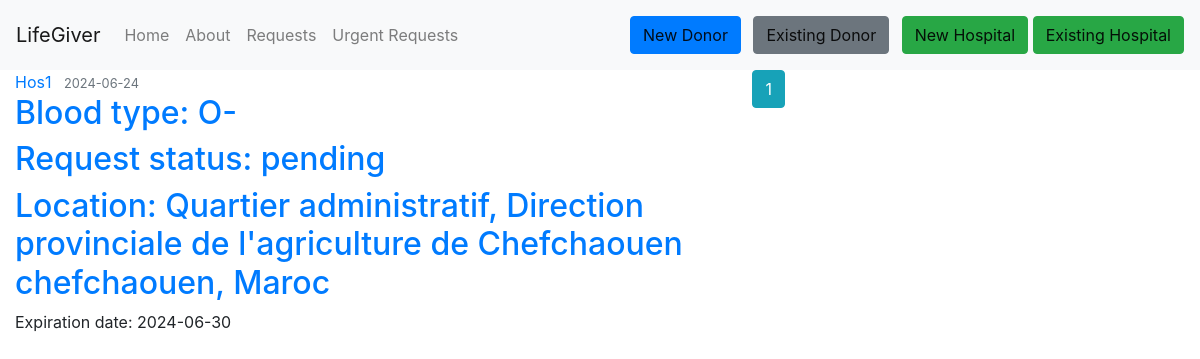
The page /requests on the database as committed earlier.
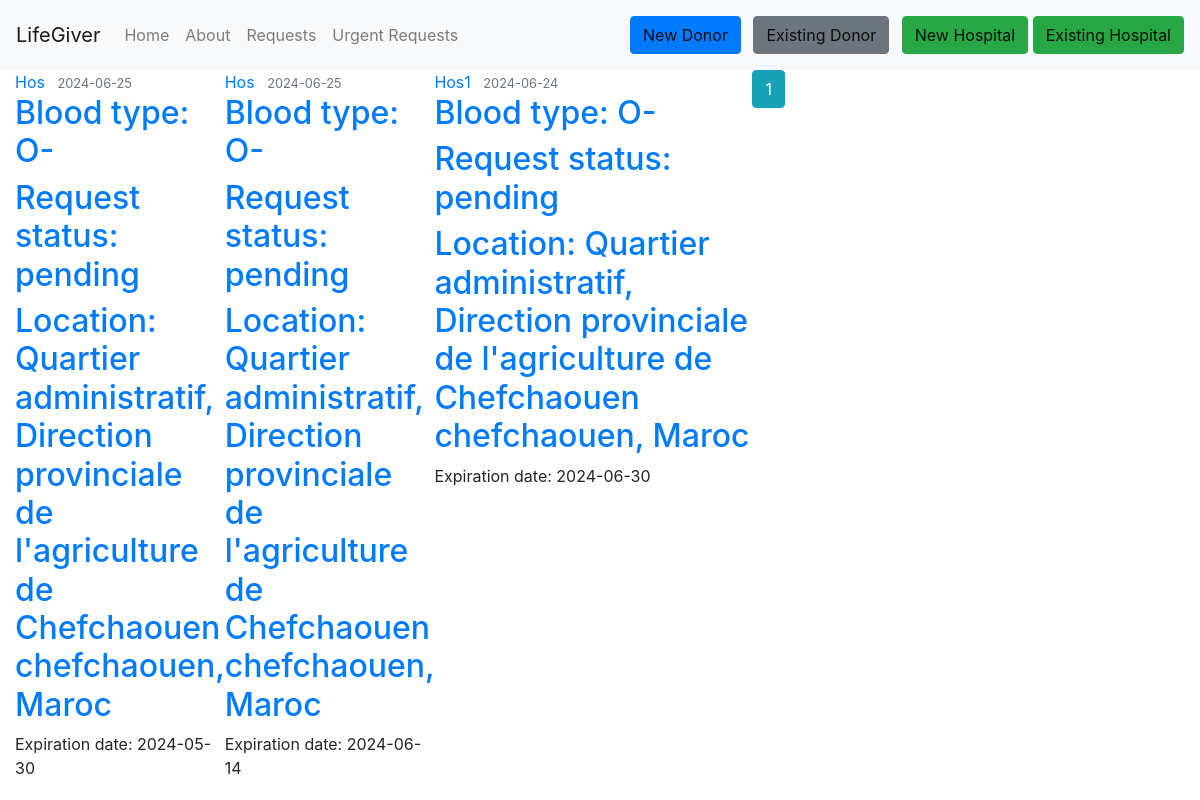
The same page on the database as committed later.
### Lifegiver_test/lifegiver/models.py (models this page shows, shortened)
class DonationRequest(db.Model):
    id = db.Column(db.Integer, primary_key=True)
    hospital_id = db.Column(db.Integer, db.ForeignKey('hospital.id'), nullable=False)
    blood_type = db.Column(db.Enum('O-', 'O+', 'A-', 'A+', 'B-', 'B+', 'AB-', 'AB+'), nullable=False)
    request_date = db.Column(db.DateTime, nullable=False, default=datetime.now)
    status = db.Column(db.Enum('pending', 'fulfilled', 'failed'), nullable=False)
    expiration_date = db.Column(db.DateTime, nullable=False, default=lambda: datetime.now() + timedelta(days=90))
    request_donations = db.relationship('UserDonation', backref='donation_request', lazy=True)

class Hospital(db.Model, UserMixin):
    __tablename__ = 'hospital'
    id = db.Column(db.Integer, primary_key=True)
    name = db.Column(db.String(225), nullable=False)
    image_file = db.Column(db.String(20), nullable=False, default='default1.png')
    street = db.Column(db.String(500), nullable=True)
    city = db.Column(db.String(100), nullable=True)
    province = db.Column(db.String(100), nullable=True)
    zip_code = db.Column(db.String(45), nullable=True)
    country = db.Column(db.String(100), nullable=True)
    phone_number = db.Column(db.String(45), nullable=False)
    email = db.Column(db.String(125), unique=True, nullable=False)
    password = db.Column(db.String(60), nullable=False)
    barcode = db.Column(db.String(100), unique=True, nullable=False)
    hospital_donations = db.relationship('UserDonation', backref='hospital_donation', lazy=True)
    hospital_requests = db.relationship('DonationRequest', backref='hospital_request', lazy=True)
    urgent_requests = db.relationship('UrgentRequest', backref='hospital_urgent_request', lazy=True)

### Lifegiver_test/lifegiver/route.py (the view)
@app.route('/requests', methods=['POST', 'GET'], strict_slashes=False)
def requests():
    page = request.args.get('page', 1, type=int)
    requests = DonationRequest.query.order_by(DonationRequest.request_date.desc()).paginate(page=page, per_page=5) # inteade of using .all() we gonna change it to .paginate() to get 10 requests per page
    return render_template('requests.html', title='Donation Requests page', requests=requests)

### Lifegiver_test/lifegiver/templates/requests.html (shortened to what this page needs)
{% extends "layout.html" %}
{% block content %}
    {% for request in requests.items %}
        <article class="media content-section">
          <div class="media-body">
            <div class="article-metadata">
              <a class="mr-2" href="{{ url_for('hospital_requests', name=request.hospital_request.name) }}">{{ request.hospital_request.name }}</a>
              <small class="text-muted">{{ request.request_date.strftime('%Y-%m-%d') }}</small>
            </div>
            <h2><a class="article-title" href="{{ url_for('don_request', don_request_id=request.id) }}">{{ 'Blood type: ' ~ request.blood_type }}</a></h2>
            <h2><a class="article-title" href="#">{{ 'Request status: ' ~ request.status }}</a></h2>
            <h2><a class="article-title" href="#">{{ 'Location: ' ~ request.hospital_request.street ~ ' ' ~ request.hospital_request.city ~ ', ' ~ request.hospital_request.country }}</a></h2>
            <p class="article-content">{{ 'Expiration date: ' ~ request.expiration_date.strftime('%Y-%m-%d') }}</p>
          </div>
    {% endfor %}
    {% for page_num in requests.iter_pages(left_edge=1, right_edge=1, left_current=1, right_current=1) %}
      {% if page_num %}
        {% if requests.page == page_num %}
          <a class="btn btn-info mb-4" href="{{ url_for('requests', page=page_num) }}">{{ page_num }}</a>
        {% else %}
          <a class="btn btn-outline-info mb-4" href="{{ url_for('requests', page=page_num) }}">{{ page_num }}</a>
        {% endif %}
      {% else %}
        ...
      {% endif %}
    {% endfor %}
{% endblock content %}

### Lifegiver_test/lifegiver/templates/layout.html (shortened to what this page needs)
<!DOCTYPE html>
<html lang="en">
<head>
    <link rel="stylesheet" href="https://maxcdn.bootstrapcdn.com/bootstrap/4.0.0/css/bootstrap.min.css">
    <link rel="stylesheet" type="text/css" href="{{ url_for('static', filename='main.css') }}">
</head>
<body>
    <nav class="navbar navbar-expand-lg navbar-light bg-light">
        <a class="navbar-brand" href="{{ url_for('home') }}">LifeGiver</a>
        <div class="collapse navbar-collapse" id="navbarNav">
            <ul class="navbar-nav mr-auto">
                <li class="nav-item">
                    <a class="nav-link" href="{{ url_for('home') }}">Home</a>
                </li>
                <li class="nav-item">
                    <a class="nav-link" href="{{ url_for('about') }}">About</a>
                </li>
                <li class="nav-item">
                    <a class="nav-link" href="{{ url_for('requests') }}">Requests</a>
                </li>
                <li class="nav-item">
                    <a class="nav-link" href="{{ url_for('urgent_requests') }}">Urgent Requests</a>
                </li>
            </ul>
            <span class="navbar-text">
            {% if current_user.is_authenticated %}
                {% if session.get('user_type') == 'donor' %}
                    <a class="nav-item nav-link" href="{{ url_for('donor_dashboard') }}">Donor Dashboard</a>
                {% elif session.get('user_type') == 'hospital' %}
                    <a class="nav-item nav-link" href="{{ url_for('new_request') }}">New Donation Request</a>
                    <a class="nav-item nav-link" href="{{ url_for('new_urgent_request') }}">Urgent Request</a>
                    <a class="nav-item nav-link" href="{{ url_for('hospital_dashboard') }}">Hospital Dashboard</a>
                {% endif %}
                <a class="nav-item nav-link" href="{{ url_for('logout') }}">Logout</a>
            {% else %}
                <a class="btn btn-primary mr-2" href="{{ url_for('new_donor') }}">New Donor</a>
                <a class="btn btn-secondary mr-2" href="{{ url_for('existing_donor') }}">Existing Donor</a>
                <a class="btn btn-success" href="{{ url_for('hospital_registration') }}">New Hospital</a>
                <a class="btn btn-success" href="{{ url_for('hospital_login') }}">Existing Hospital</a>
                {% endif %}
            </span>
        </div>
    </nav>
    <div class="col-md-8">
        {% block content %}
        {% endblock content%}
      </div>
</body>
</html>

Rows that differ between the two databases and show on the page:
added DonationRequest: hospital_request.name "Hos", request_date "2024-06-25", blood_type "Blood type: O-", status "Request status: pending", expiration_date "Expiration date: 2024-05-30"
added Hospital: street+city+country "Location: Quartier administratif, Direction provinciale de l'agriculture de Chefchaouen chefchaouen, Maroc"
added DonationRequest: hospital_request.name "Hos", request_date "2024-06-25", blood_type "Blood type: O-", status "Request status: pending", expiration_date "Expiration date: 2024-06-14"
